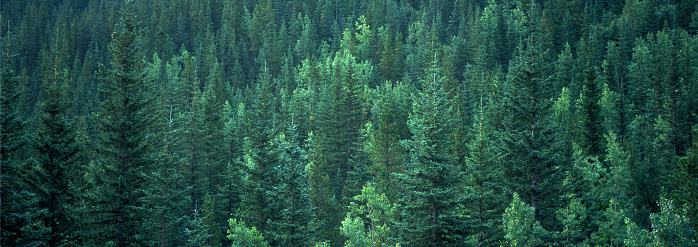
#> input picture deforestation_segmentation/webapp/images/istockphoto-171210464-170667a.jpg, 698 x 247 px
$ python -i prepare_data_v2.py   (imports and definitions only)
#> lines starting #> are read from the running program, lines starting #| are printed output that depends on the picture
#> further down, picture is the input picture: shape (247, 698, 3); mean B, G, R 70.8, 82, 38.5
import os
import shutil
import argparse
from pathlib import Path
import cv2
import numpy as np
from tqdm import tqdm
from sklearn.model_selection import train_test_split
import json
from scipy import ndimage

# [19 lines left out: function detect_clouds, not called in this run]

def enhance_edges(image):
    """Enhance edges to better detect deforestation boundaries"""
    # Convert to LAB color space for better color separation
    lab = cv2.cvtColor(image, cv2.COLOR_BGR2LAB)
#> lab: shape (247, 698, 3); mean of channels 0, 1, 2 79.6, 110.5, 129.7

    # Extract and enhance L channel
    l_channel = lab[..., 0]
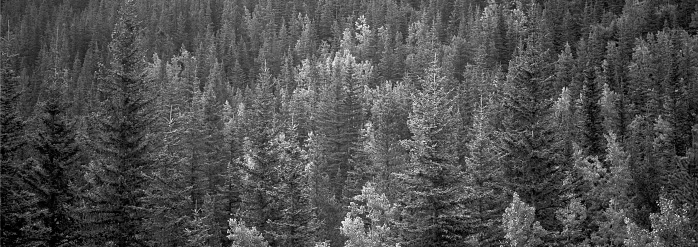
#> l_channel: shape (247, 698); min 0, max 252, mean 79.6
    clahe = cv2.createCLAHE(clipLimit=2.0, tileGridSize=(8,8))
    enhanced_l = clahe.apply(l_channel)
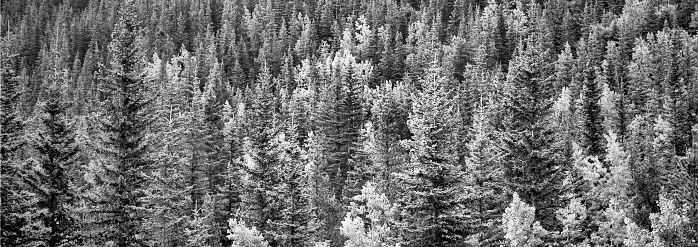
#> enhanced_l: shape (247, 698); min 0, max 254, mean 110.6

    # Edge detection
    edges = cv2.Canny(enhanced_l, 50, 150)
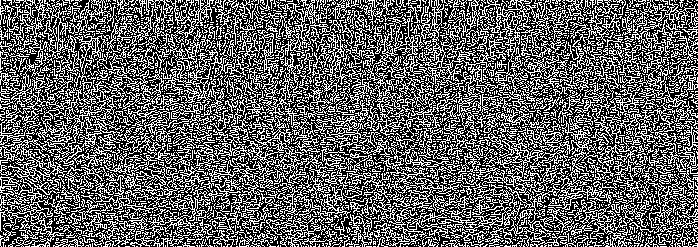
#> edges: shape (247, 698); 38.3% white in thin lines or dots

    # Dilate edges slightly
    kernel = np.ones((3,3), np.uint8)
    edges = cv2.dilate(edges, kernel, iterations=1)
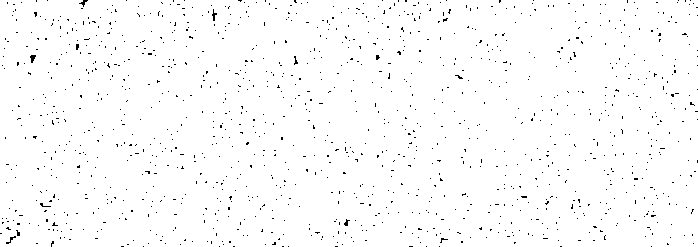
#> edges: shape (247, 698); 98.5% white; black in thin lines or dots

    return edges

# [128 lines left out: functions create_binary_mask, prepare_dataset, not called in this run]

# [19 lines not run here, left out]

>>> import cv2
>>> picture = cv2.imread('../webapp/images/istockphoto-171210464-170667a.jpg')
>>> result = enhance_edges(picture)
